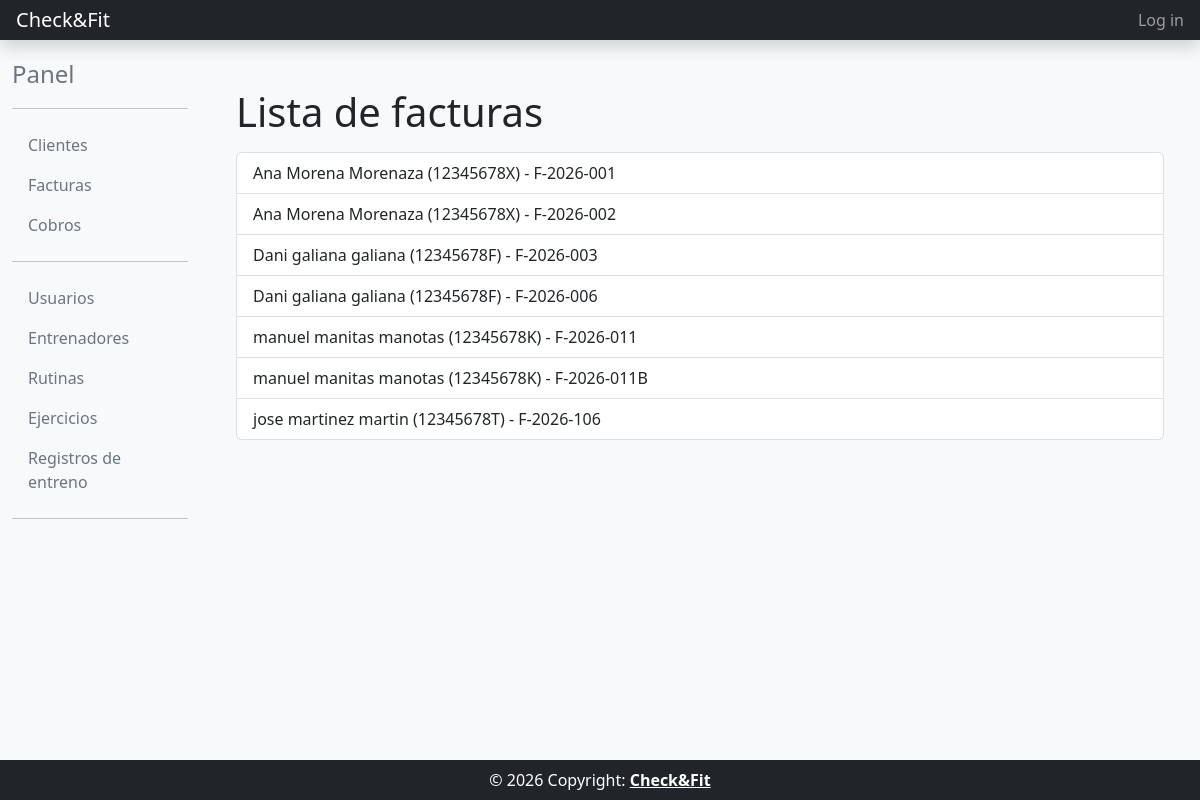
Page /factura_list/ on the committed database.
### billing/models.py (models this page shows)
class Factura(models.Model):
    cliente = models.ForeignKey(Cliente, on_delete=models.PROTECT, verbose_name='Cliente')
    numero_factura = models.CharField(max_length=20, verbose_name='N.º factura')
    concepto = models.TextField(verbose_name='Concepto')
    fecha = models.DateField(default=timezone.localdate, verbose_name='Fecha')
    total = models.DecimalField(max_digits=10, decimal_places=2, default=0, verbose_name='Total')
    class Meta:
        unique_together = (('numero_factura',),)
        verbose_name = 'Factura'
        verbose_name_plural = 'Facturas'
        ordering = ['numero_factura']
    def __str__(self):
        return str(self.cliente) + ' - ' + self.numero_factura

class Cliente(models.Model):
    nombre = models.CharField(max_length=256, verbose_name='Nombre')
    apellidos = models.CharField(max_length=512, verbose_name='Apellidos')
    nif = models.CharField(max_length=20, unique=True, verbose_name='NIF')
    email = models.EmailField(unique=True, verbose_name='Email')
    class Meta:
        unique_together = (('nif',), ('email',))
        verbose_name = 'Cliente'
        verbose_name_plural = 'Clientes'
        ordering = ['apellidos', 'nombre']
    def __str__(self):
        return self.nombre + ' ' + self.apellidos + ' (' + self.nif + ')'

### billing/views.py (the view)
# urls.py: path('factura_list/', views.FacturaListView.as_view(), name='factura_list'),
class FacturaListView(ListView):
    model = Factura
    template_name = 'billing/factura_list.html'

### templates/billing/factura_list.html
{% extends "common/base_intranet.html" %}
{% block main_content %}
<div class="container">
    <h1>Lista de facturas</h1>
    <ul class="list-group mt-3 ">
    {% for factura in object_list %}
        <a href="{% url 'factura_detail' factura.id %}" class="list-group-item list-group-item-action">{{ factura }}</a>
    {% empty %}
        <p>No existen facturas.</p>
    {% endfor %}
    </ul>
</div>
{% endblock main_content %}

### templates/common/base_intranet.html (shortened to what this page needs)
{% extends "common/base.html" %}
{% block content %}
<div class="container-fluid mb-auto">
  <div class="row">
    {% block app-body %}
        {% block slideout %}
            {% include 'common/slideout_intranet.html' %}
        {% endblock slideout %}
        {% block main %}
        <main class="col-md-9 ms-sm-auto col-lg-10 px-md-4 mt-5">
                {% block main_content %}
                {% endblock main_content %}
        </main>
        {% endblock main %}
    {% endblock app-body %}
  </div>
</div>
{% endblock content %}

### templates/common/base.html (shortened to what this page needs)
<html>
<head>
    <link rel="stylesheet" href="https://cdn.jsdelivr.net/npm/bootstrap@5.2.0/dist/css/bootstrap.min.css">
    <link rel="stylesheet" href="https://cdnjs.cloudflare.com/ajax/libs/font-awesome/6.2.0/css/all.min.css" />
</head>
<body class="d-flex flex-column h-100 bg-light">
{% block header %}
    {% include "common/header_website.html" %}
{% endblock header %}
{% block content %}
{% endblock content %}
{% block footer %}
  {% include "common/footer_website.html" %}
{% endblock footer %}
</body>
</html>

### templates/common/header_website.html (shortened to what this page needs)
<header class="navbar navbar-dark sticky-top bg-dark flex-md-nowrap p-0 shadow">
  <a class="navbar-brand col-md-3 col-lg-2 px-3 ml-5" href="{% url 'home' %}">Check&Fit</a>
  <div class="navbar-nav">
    <div class="nav-item text-nowrap">
      <a class="nav-link px-3" href="#">Log in</a>
    </div>
  </div>
</header>

### templates/common/slideout_intranet.html
    <nav id="sidebarMenu" class="col-md-3 col-lg-2 d-md-block sidebar collapse">
      <div class="position-sticky pt-3">
        <a href="{% url 'panel' %}" class="nav-link" aria-current="page">
          <span class="text-secondary fs-4">Panel</span>
        </a>
        <hr>
        <ul class="nav flex-column">
          <li class="nav-item">
            <a href="{% url 'cliente_list' %}" class="nav-link" aria-current="page">
              <span class="text-secondary">Clientes</span>
            </a>
          </li>
          <li>
            <a href="{% url 'factura_list' %}" class="nav-link">
              <span class="text-secondary">Facturas</span>
            </a>
          </li>
          <li>
            <a href="{% url 'cobro_list' %}" class="nav-link">
              <span class="text-secondary">Cobros</span>
            </a>
          </li>
          <hr>
          <li>
            <a href="{% url 'usuario_list' %}" class="nav-link">
              <span class="text-secondary">Usuarios</span>
            </a>
          </li>
          <li>
            <a href="{% url 'entrenador_list' %}" class="nav-link">
              <span class="text-secondary">Entrenadores</span>
            </a>
          </li>
          <li>
            <a href="{% url 'rutina_list' %}" class="nav-link">
              <span class="text-secondary">Rutinas</span>
            </a>
          </li>
          <li>
            <a href="{% url 'ejercicio_list' %}" class="nav-link">
              <span class="text-secondary">Ejercicios</span>
            </a>
          </li>
          <li>
            <a href="{% url 'registroentreno_list' %}" class="nav-link">
              <span class="text-secondary">Registros de entreno</span>
            </a>
          </li>
          <hr>
        </ul>
      </div>
    </nav>

### templates/common/footer_website.html
<footer class="text-center text-lg-start bg-light text-muted bg-dark p-0" id="footer">
  <div class="text-center p-2 text-white">
    © 2026 Copyright:
    <a class="text-reset fw-bold" href="#">Check&Fit</a>
  </div>
</footer>

### rows in the picture
Factura: cliente+numero_factura "Ana Morena Morenaza (12345678X) - F-2026-001"
Factura: cliente+numero_factura "Ana Morena Morenaza (12345678X) - F-2026-002"
Factura: cliente+numero_factura "Dani galiana galiana (12345678F) - F-2026-003"
Factura: cliente+numero_factura "Dani galiana galiana (12345678F) - F-2026-006"
Factura: cliente+numero_factura "manuel manitas manotas (12345678K) - F-2026-011"
Factura: cliente+numero_factura "manuel manitas manotas (12345678K) - F-2026-011B"
Factura: cliente+numero_factura "jose martinez martin (12345678T) - F-2026-106"
